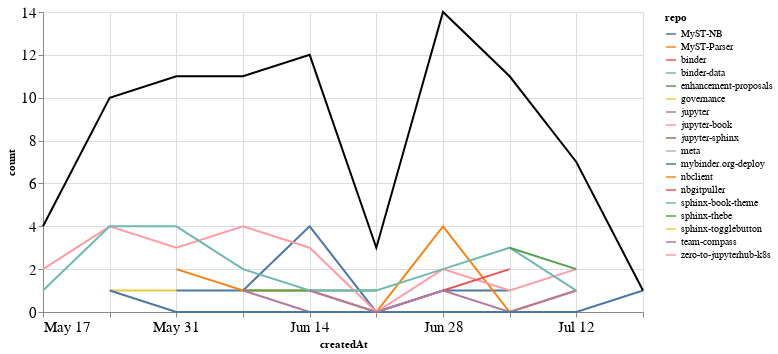

This figure's notebook cell:
### Markdown cell above
## PRs

### Code cell
prs_time = prs.groupby('repo').resample('W', on='createdAt').count()['author'].reset_index()
prs_time = prs_time.rename(columns={'author': 'count'})
prs_time_total = prs_time.groupby('createdAt').agg({"count": "sum"}).reset_index()

ch1 = alt.Chart(prs_time, width=600).mark_line().encode(
    x='createdAt',
    y='count',
    color='repo',
    tooltip="repo"
)

ch2 = alt.Chart(prs_time_total, width=600).mark_line(color="black").encode(
    x='createdAt',
    y='count',
)

ch1 + ch2

### Figure 1 — Vega-Lite specification as saved in the notebook (floating-point values rounded to 4 significant figures)
{"config": {"axisLeft": {"labelFontSize": 15}, "axisBottom": {"labelFontSize": 15}}, "layer": [{"data": {"name": "data-22d2d20a8c122a40c7b999e9d2e06908"}, "mark": "line", "encoding": {"color": {"type": "nominal", "field": "repo"}, "tooltip": {"type": "nominal", "field": "repo"}, "x": {"type": "temporal", "field": "createdAt"}, "y": {"type": "quantitative", "field": "count"}}, "width": 600}, {"data": {"name": "data-5ac9b55546a455ba54fe7f8e98e09189"}, "mark": {"type": "line", "color": "black"}, "encoding": {"x": {"type": "temporal", "field": "createdAt"}, "y": {"type": "quantitative", "field": "count"}}, "width": 600}], "$schema": "https://vega.github.io/schema/vega-lite/v4.8.1.json", "datasets": {"data-22d2d20a8c122a40c7b999e9d2e06908": [{"repo": "MyST-NB", "createdAt": "2020-05-31T00:00:00", "count": 1}, {"repo": "MyST-NB", "createdAt": "2020-06-07T00:00:00", "count": 1}, {"repo": "MyST-NB", "createdAt": "2020-06-14T00:00:00", "count": 4}, {"repo": "MyST-NB", "createdAt": "2020-06-21T00:00:00", "count": 0}, {"repo": "MyST-NB", "createdAt": "2020-06-28T00:00:00", "count": 1}, {"repo": "MyST-NB", "createdAt": "2020-07-05T00:00:00", "count": 1}, {"repo": "MyST-Parser", "createdAt": "2020-05-31T00:00:00", "count": 2}, {"repo": "MyST-Parser", "createdAt": "2020-06-07T00:00:00", "count": 1}, {"repo": "MyST-Parser", "createdAt": "2020-06-14T00:00:00", "count": 1}, {"repo": "MyST-Parser", "createdAt": "2020-06-21T00:00:00", "count": 0}, {"repo": "MyST-Parser", "createdAt": "2020-06-28T00:00:00", "count": 4}, {"repo": "MyST-Parser", "createdAt": "2020-07-05T00:00:00", "count": 0}, {"repo": "MyST-Parser", "createdAt": "2020-07-12T00:00:00", "count": 1}, {"repo": "binder", "createdAt": "2020-06-28T00:00:00", "count": 1}, {"repo": "binder-data", "createdAt": "2020-06-21T00:00:00", "count": 1}, {"repo": "enhancement-proposals", "createdAt": "2020-06-07T00:00:00", "count": 1}, {"repo": "enhancement-proposals", "createdAt": "2020-06-14T00:00:00", "count": 1}, {"repo": "enhancement-proposals", "createdAt": "2020-06-21T00:00:00", "count": 1}, {"repo": "governance", "createdAt": "2020-05-24T00:00:00", "count": 1}, {"repo": "governance", "createdAt": "2020-05-31T00:00:00", "count": 1}, {"repo": "jupyter", "createdAt": "2020-06-07T00:00:00", "count": 1}, {"repo": "jupyter", "createdAt": "2020-06-14T00:00:00", "count": 0}, {"repo": "jupyter", "createdAt": "2020-06-21T00:00:00", "count": 0}, {"repo": "jupyter", "createdAt": "2020-06-28T00:00:00", "count": 1}, {"repo": "jupyter", "createdAt": "2020-07-05T00:00:00", "count": 0}, {"repo": "jupyter", "createdAt": "2020-07-12T00:00:00", "count": 1}, {"repo": "jupyter-book", "createdAt": "2020-05-17T00:00:00", "count": 2}, {"repo": "jupyter-book", "createdAt": "2020-05-24T00:00:00", "count": 4}, {"repo": "jupyter-book", "createdAt": "2020-05-31T00:00:00", "count": 3}, {"repo": "jupyter-book", "createdAt": "2020-06-07T00:00:00", "count": 4}, {"repo": "jupyter-book", "createdAt": "2020-06-14T00:00:00", "count": 3}, {"repo": "jupyter-book", "createdAt": "2020-06-21T00:00:00", "count": 0}, {"repo": "jupyter-book", "createdAt": "2020-06-28T00:00:00", "count": 2}, {"repo": "jupyter-book", "createdAt": "2020-07-05T00:00:00", "count": 1}, {"repo": "jupyter-book", "createdAt": "2020-07-12T00:00:00", "count": 2}, {"repo": "jupyter-sphinx", "createdAt": "2020-06-28T00:00:00", "count": 1}, {"repo": "meta", "createdAt": "2020-06-07T00:00:00", "count": 1}, {"repo": "mybinder.org-deploy", "createdAt": "2020-05-24T00:00:00", "count": 1}, {"repo": "mybinder.org-deploy", "createdAt": "2020-05-31T00:00:00", "count": 0}, {"repo": "mybinder.org-deploy", "createdAt": "2020-06-07T00:00:00", "count": 0}, {"repo": "mybinder.org-deploy", "createdAt": "2020-06-14T00:00:00", "count": 0}, {"repo": "mybinder.org-deploy", "createdAt": "2020-06-21T00:00:00", "count": 0}, {"repo": "mybinder.org-deploy", "createdAt": "2020-06-28T00:00:00", "count": 0}, {"repo": "mybinder.org-deploy", "createdAt": "2020-07-05T00:00:00", "count": 0}, {"repo": "mybinder.org-deploy", "createdAt": "2020-07-12T00:00:00", "count": 0}, {"repo": "mybinder.org-deploy", "createdAt": "2020-07-19T00:00:00", "count": 1}, {"repo": "nbclient", "createdAt": "2020-05-17T00:00:00", "count": 1}, {"repo": "nbgitpuller", "createdAt": "2020-06-28T00:00:00", "count": 1}, {"repo": "nbgitpuller", "createdAt": "2020-07-05T00:00:00", "count": 2}, {"repo": "sphinx-book-theme", "createdAt": "2020-05-17T00:00:00", "count": 1}, {"repo": "sphinx-book-theme", "createdAt": "2020-05-24T00:00:00", "count": 4}, {"repo": "sphinx-book-theme", "createdAt": "2020-05-31T00:00:00", "count": 4}, {"repo": "sphinx-book-theme", "createdAt": "2020-06-07T00:00:00", "count": 2}, {"repo": "sphinx-book-theme", "createdAt": "2020-06-14T00:00:00", "count": 1}, {"repo": "sphinx-book-theme", "createdAt": "2020-06-21T00:00:00", "count": 1}, {"repo": "sphinx-book-theme", "createdAt": "2020-06-28T00:00:00", "count": 2}, {"repo": "sphinx-book-theme", "createdAt": "2020-07-05T00:00:00", "count": 3}, {"repo": "sphinx-book-theme", "createdAt": "2020-07-12T00:00:00", "count": 1}, {"repo": "sphinx-thebe", "createdAt": "2020-07-05T00:00:00", "count": 3}, {"repo": "sphinx-thebe", "createdAt": "2020-07-12T00:00:00", "count": 2}, {"repo": "sphinx-togglebutton", "createdAt": "2020-06-14T00:00:00", "count": 1}, {"repo": "team-compass", "createdAt": "2020-06-14T00:00:00", "count": 1}, {"repo": "team-compass", "createdAt": "2020-06-21T00:00:00", "count": 0}, {"repo": "team-compass", "createdAt": "2020-06-28T00:00:00", "count": 1}, {"repo": "zero-to-jupyterhub-k8s", "createdAt": "2020-07-05T00:00:00", "count": 1}], "data-5ac9b55546a455ba54fe7f8e98e09189": [{"createdAt": "2020-05-17T00:00:00", "count": 4}, {"createdAt": "2020-05-24T00:00:00", "count": 10}, {"createdAt": "2020-05-31T00:00:00", "count": 11}, {"createdAt": "2020-06-07T00:00:00", "count": 11}, {"createdAt": "2020-06-14T00:00:00", "count": 12}, {"createdAt": "2020-06-21T00:00:00", "count": 3}, {"createdAt": "2020-06-28T00:00:00", "count": 14}, {"createdAt": "2020-07-05T00:00:00", "count": 11}, {"createdAt": "2020-07-12T00:00:00", "count": 7}, {"createdAt": "2020-07-19T00:00:00", "count": 1}]}}
